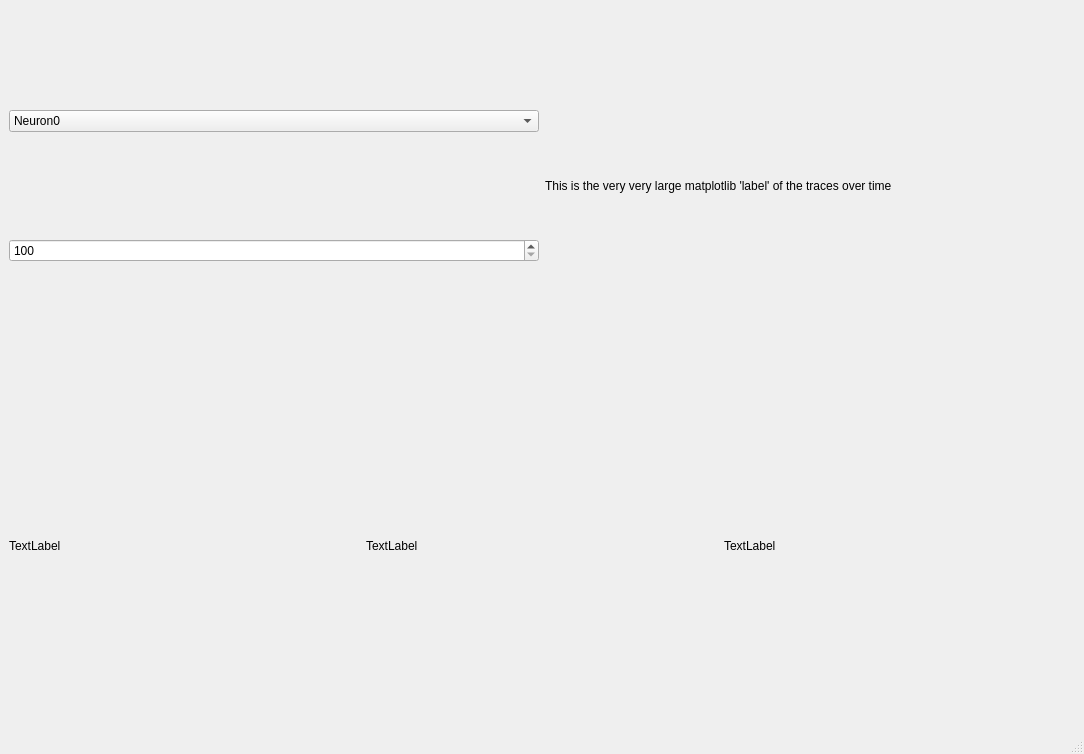
<?xml version="1.0" encoding="UTF-8"?>
<ui version="4.0">
 <class>MainWindow</class>
 <widget class="QMainWindow" name="MainWindow">
  <property name="geometry">
   <rect>
    <x>0</x>
    <y>0</y>
    <width>1084</width>
    <height>754</height>
   </rect>
  </property>
  <property name="windowTitle">
   <string>MainWindow</string>
  </property>
  <widget class="QWidget" name="centralwidget">
   <layout class="QVBoxLayout" name="verticalLayout_4">
    <item>
     <layout class="QHBoxLayout" name="horizontalLayout_4">
      <item>
       <layout class="QVBoxLayout" name="verticalLayout_5">
        <item>
         <widget class="QComboBox" name="neuronSelector">
          <item>
           <property name="text">
            <string>Neuron0</string>
           </property>
          </item>
         </widget>
        </item>
        <item>
         <widget class="QSpinBox" name="timeSelector">
          <property name="minimum">
           <number>100</number>
          </property>
          <property name="maximum">
           <number>600</number>
          </property>
         </widget>
        </item>
       </layout>
      </item>
      <item>
       <widget class="QLabel" name="tracesPlt">
        <property name="text">
         <string>This is the very very large matplotlib 'label' of the traces over time</string>
        </property>
       </widget>
      </item>
     </layout>
    </item>
    <item>
     <layout class="QHBoxLayout" name="horizontalLayout_5">
      <item>
       <layout class="QHBoxLayout" name="horizontalLayout_6">
        <item>
         <widget class="QLabel" name="segmentationImg">
          <property name="text">
           <string>TextLabel</string>
          </property>
         </widget>
        </item>
        <item>
         <widget class="QLabel" name="redChannelImg">
          <property name="text">
           <string>TextLabel</string>
          </property>
         </widget>
        </item>
        <item>
         <widget class="QLabel" name="greenChannelImg">
          <property name="text">
           <string>TextLabel</string>
          </property>
         </widget>
        </item>
       </layout>
      </item>
     </layout>
    </item>
   </layout>
  </widget>
  <widget class="QMenuBar" name="menubar">
   <property name="geometry">
    <rect>
     <x>0</x>
     <y>0</y>
     <width>1084</width>
     <height>22</height>
    </rect>
   </property>
  </widget>
  <widget class="QStatusBar" name="statusbar"/>
 </widget>
 <resources/>
 <connections/>
</ui>
